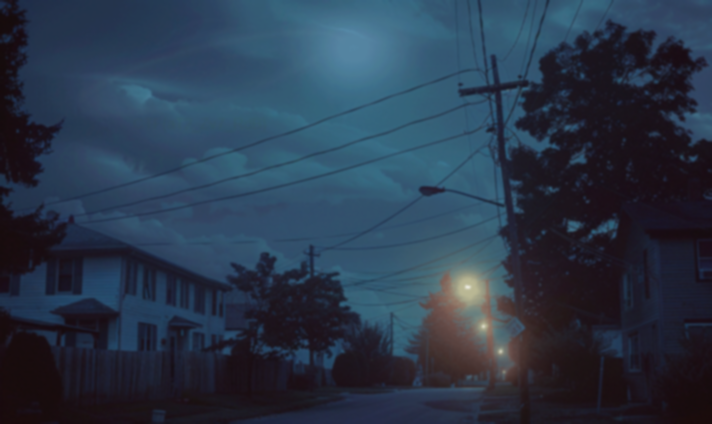
#> input picture ImageSteganography/track_1-3.png, 712 x 424 px, found by its file name
$ python track_1-3.py
#> lines starting #> are read from the running program, lines starting #| are printed output that depends on the picture


# Python program to demonstrate
# image steganography using OpenCV


import cv2
import numpy as np
import random
import os
import matplotlib.pyplot as plt
import scipy.ndimage as sc

  #%%


cale=r'D:\Facultate_1\ELECTRON\1'
imag_cale=os.path.join(cale,'track_1-3.png')
img=plt.imread(imag_cale)
#> img is the input picture: shape (424, 712, 3) float32; mean R, G, B 0.163, 0.219, 0.291


#%%
plt.figure('Figura 1')
plt.imshow(img,cmap='gray')
plt.title('Imaginea originala')
pixel_dim=type(img[0][0])
print(img.shape,img.dtype)
#| (424, 712, 3) float32
plt.show()
#%%
s=img.shape
#> s = (424, 712, 3)
if len(s)==3 and s[2]==3:
    img_r=img[:,:,0] *255 # *255 png
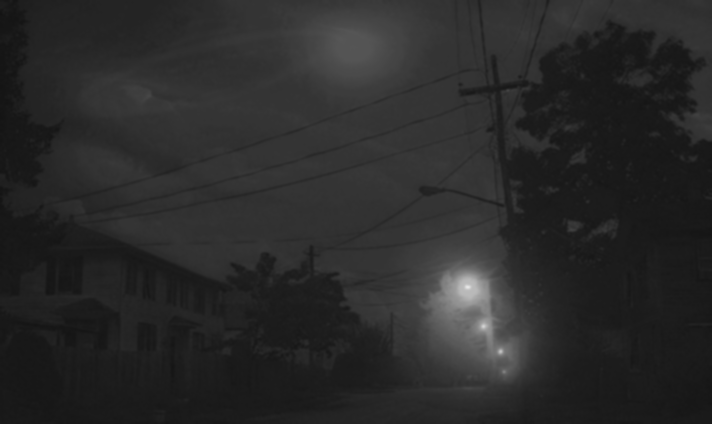
#> img_r: shape (424, 712) float32; min 19, max 230, mean 41.8
    img_g=img[:,:,1] * 255
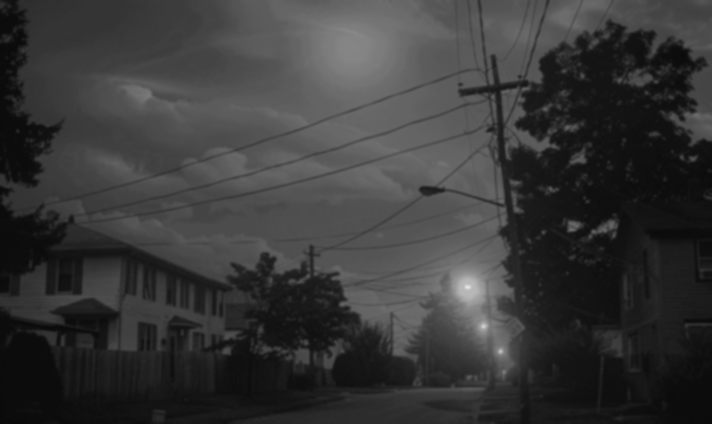
#> img_g: shape (424, 712) float32; min 9, max 229, mean 56.1
    img_b=img[:,:,2] *255
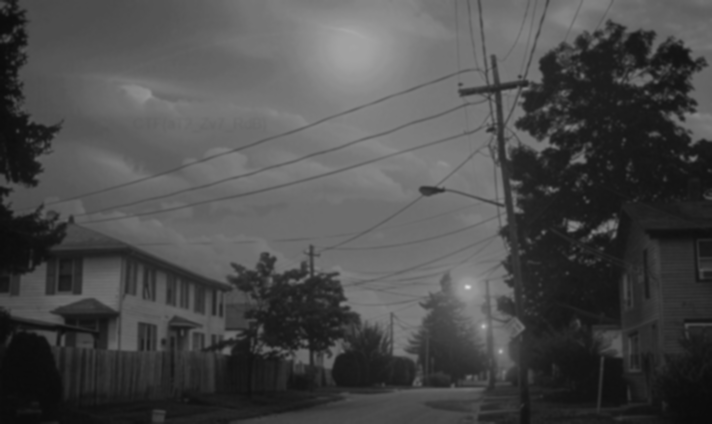
#> img_b: shape (424, 712) float32; min 11, max 217, mean 74.3


    plt.figure()
    plt.subplot(1,3,1),plt.imshow(img_r,cmap='gray'),plt.title('red')
    plt.subplot(1,3,2),plt.imshow(img_g,cmap='gray'),plt.title('green')
    plt.subplot(1,3,3),plt.imshow(img_b,cmap='gray'),plt.title('blue')
    plt.show()
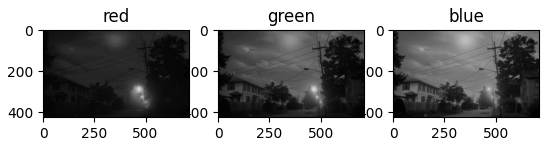
#> figure drawn by matplotlib, 3 panels
else:
        print('nimic')

cv2.imwrite('red.png', img_r)
cv2.imwrite('green.png', img_g)
cv2.imwrite('blue.png', img_b)

#%%
#%%                               d)
def rgb2gri(img_in, format):
#> called with format = 'png'
    img_in=img_in.astype('float')
    s=img_in.shape
#> s = (424, 712, 3)
    if len(s)==3 and s[2]==3:
        if format=='png':
            img_out=(0.299*img_in[:,:,0]+0.587*img_in[:,:,1]+0.114*img_in[:,:,2])*255
        elif format=='jpg':
            img_out=0.299*img_in[:,:,0]+0.587*img_in[:,:,1]+0.114*img_in[:,:,2]
        img_out=np.clip(img_out, 0,255)
        img_out=img_out.astype('uint8')
        return img_out
    else:
        print('Conversia nu a putut fi realizata deoarece imaginea de intrare nu este color!')
        return img_in
img= rgb2gri(img, 'png')
plt.figure('Imagine d')
plt.imshow(img, cmap='gray')
plt.show()
#%%
